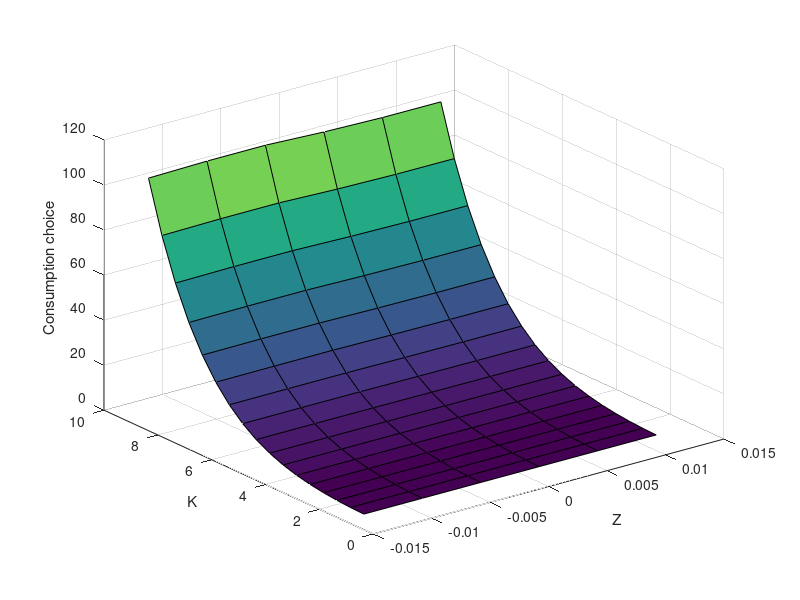
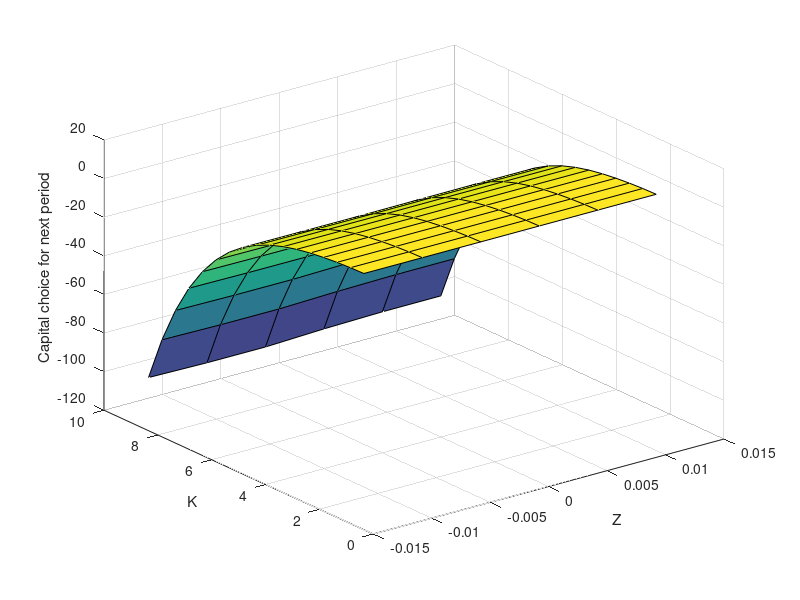
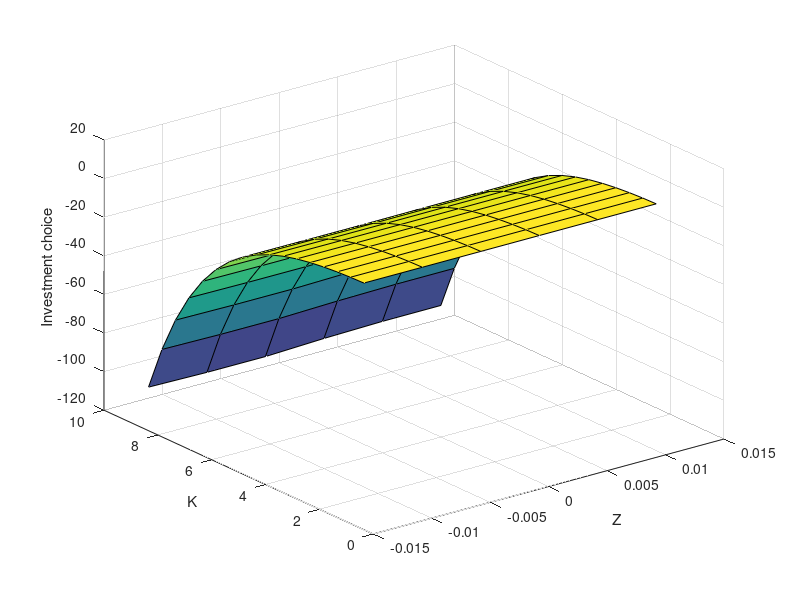

These charts were generated, in order, by the following MATLAB code:
%%
% This script solves the stochastic growth model
% using the parameterized expectation algorithm
%

% Administrative commands

clear all
clc

rand('state',1)

%%
% Initialize: set model's parameters

tic;            % Start Clock counter

alpha=0.27;      % Production function
beta =0.97;     % Subjective discount factor
delta =0.05;        % Capital Depreciation
gama = 1.5;
rho  = 0.9;      % Persitence of productuvity stochastic component
sigma = 0.0067; % Standard Deviation of epsilon

%%
% Characterize the steady state

zss = 0;
Kss = (alpha*beta/(1-beta*(1-delta)))^(1/(1-alpha));    % Capital stock at the steady state
Css = Kss^alpha - delta*Kss;  

%%
% Step 1. Initialize 

T=5000;         % Time periods to simulate
Tbar = 0.1*T;     % Time periods to discard
lambda=1;       % Smoothing parameter
tol = 1e-6;     % Tolerance level
crit=1;         % ||theta0-theta1|| stopping criterion

Tpick		= Tbar+1:T-1;   % Tbar+1,...,T-1
T1pick		= Tbar+2:T;     % Tbar+2,...,T

theta0 = [0.5   -0.7   -0.4    0.1   -0.1   -0.1]';

%{
%%
% Calculate theta_0

e = randn(T,1);
%kss=5.209578;
hkk= 0.920484;
hkz= 0.889531;


%css= 1.301002;
hck= 0.110444;
hcz= 0.515802;

z(1)=e(1);
k(1)=Kss;
c(1)=Css;

for t=1:T-1
    y(t+1,1) = beta*c(t)^(-gama)*(exp(z(t))*alpha*k(t)^(alpha-1)+1-delta);
    z(t+1,1) = rho*z(t) + sigma*e(t);
    %k(t+1,1)=Kss + hkk*k(t) + hkz*z(t) + 0.006622*e(t);
    k(t+1,1)=Kss+hkk*(k(t)-Kss)+hkz*(z(t)-zss);
    %c(t+1,1)=Css + hck*k(t) + hcz*z(t) + 0.003840*e(t);
    c(t+1,1)=Css+hck*(k(t)-Kss)+hcz*(z(t)-zss);
end

x = [ones(T,1) log(k) log(k).^2 z z.^2 z.*log(k)];

ybar=y(Tbar+1:T);
xbar=x(Tbar+1:T,:);

theta0 = xbar\log(ybar);

%Following included do to a strange bug that makes theta0 values imaginary.
while real(theta0)~=theta0
    e = randn(T,1);
    %kss=5.209578;
    hkk= 0.920484;
    hkz= 0.889531;


    %css= 1.301002;
    hck= 0.110444;
    hcz= 0.515802;

    z(1)=e(1);
    k(1)=Kss;
    c(1)=Css;

    for t=1:T-1
        y(t+1,1) = beta*c(t)^(-gama)*(exp(z(t))*alpha*k(t)^(alpha-1)+1-delta);
        z(t+1,1) = rho*z(t) + sigma*e(t);
        %k(t+1,1)=Kss + hkk*k(t) + hkz*z(t) + 0.006622*e(t);
        k(t+1,1)=Kss+hkk*(k(t)-Kss)+hkz*(z(t)-zss);
        %c(t+1,1)=Css + hck*k(t) + hcz*z(t) + 0.003840*e(t);
        c(t+1,1)=Css+hck*(k(t)-Kss)+hcz*(z(t)-zss);
    end

    x = [ones(T,1) log(k) log(k).^2 z z.^2 z.*log(k)];

    ybar=y(Tbar+1:T);
    xbar=x(Tbar+1:T,:);

    theta0 = xbar\log(ybar);
end



fprintf('---------------------------------\n')
fprintf(' Initial value for theta \n')
fprintf('---------------------------------\n')
for i=1:6
fprintf(' theta0(%g) = %6.3f  \n',i,theta0(i))
end
fprintf('---------------------------------\n')
%}

%%
% Step 2: Generate a sequence for aggregate productivity

e		= sigma*randn(T,1);
z		= zeros(T,1);
z(1)	= e(1);
for i	= 2:T;
   z(i)=rho*z(i-1)+e(i);
end


iter	= 1;
while crit>tol;
   %
   % Simulated path
   %
   k		= zeros(T+1,1); % Kt
   lb		= zeros(T,1);   % Phi(K,z)
   X		= zeros(T,length(theta0));  % X vector
   k(1)	= Kss;
   for i = 1:T;
       X(i,:)= [1 log(k(i)) z(i) log(k(i))*log(k(i)) z(i)*z(i) log(k(i))*z(i)];
       lb(i)	= exp(X(i,:)*theta0);
       ct(i,1) = lb(i)^(-1/gama);
       k(i+1)=exp(z(i))*k(i)^alpha+(1-delta)*k(i)-ct(i);
       
       It=(k(i+1)-(1-delta)*k(i));
       if It<0
           k(i+1)=(1-delta)*k(i);
           It=(k(i+1)-(1-delta)*k(i));
       end
       
       ct(i) = exp(z(i))*k(i)^alpha - It; %Calculates c_t from resource constraint
   end
   yt1 = beta*(ct(T1pick).^(-gama)).*(alpha*exp(z(T1pick)).*k(T1pick).^(alpha-1)+1-delta);
   thetat		= X(Tpick,:)\log(yt1);
   theta1		= lambda*thetat+(1-lambda)*theta0;
   crit	= norm(theta1-theta0);
   theta0		= theta1;
    
   disp(sprintf('Iteration # %2d \tCriterion: %g',iter,crit))
   iter=iter+1;
end;

thetaopt = theta1;
fprintf('---------------------------------\n')
fprintf(' Final value for theta \n')
fprintf('---------------------------------\n')
for i=1:6
fprintf('theta(%g) = %6.3f  \n',i,thetaopt(i))
end
fprintf('\n')
fprintf('x = [1 log(k) z log(k)*log(k) z^2 log(k)*z] \n')
fprintf('---------------------------------\n')

zbar=z(Tpick,1);
kbar=k(Tpick,1);
k1bar=k(T1pick,1);
cbar=ct(Tpick,1);
ibar=k(T1pick)-(1-delta)*k(Tpick);

%d.) Code for drawing a Graph using the obtained function with parameters thetaopt.
kstate = [0.2*Kss:0.5:1.8*Kss];
zstate = [zss-2*sigma:0.005:zss+2*sigma];
for i = 1:size(kstate,2)
    for j = 1:size(zstate,2)
        cpolicy(i,j) = exp([1 log(kstate(i)) log(kstate(i))^2 z(j) z(j)^2 z(j)*log(kstate(i))]*thetaopt)^(-1/gama);
        kpolicy(i,j) = exp(z(j))*k(i)^alpha+(1-delta)*k(i)-cpolicy(i,j);
        ipolicy(i,j) = kpolicy(i,j)-(1-delta)*k(i);
    end
end

figure(1)
surf(zstate,kstate,cpolicy)
xlabel('Z')
ylabel('K')
zlabel('Consumption choice')
figure(2)
surf(zstate,kstate,kpolicy)
xlabel('Z')
ylabel('K')
zlabel('Capital choice for next period')
figure(3)
surf(zstate,kstate,ipolicy)
xlabel('Z')
ylabel('K')
zlabel('Investment choice')
